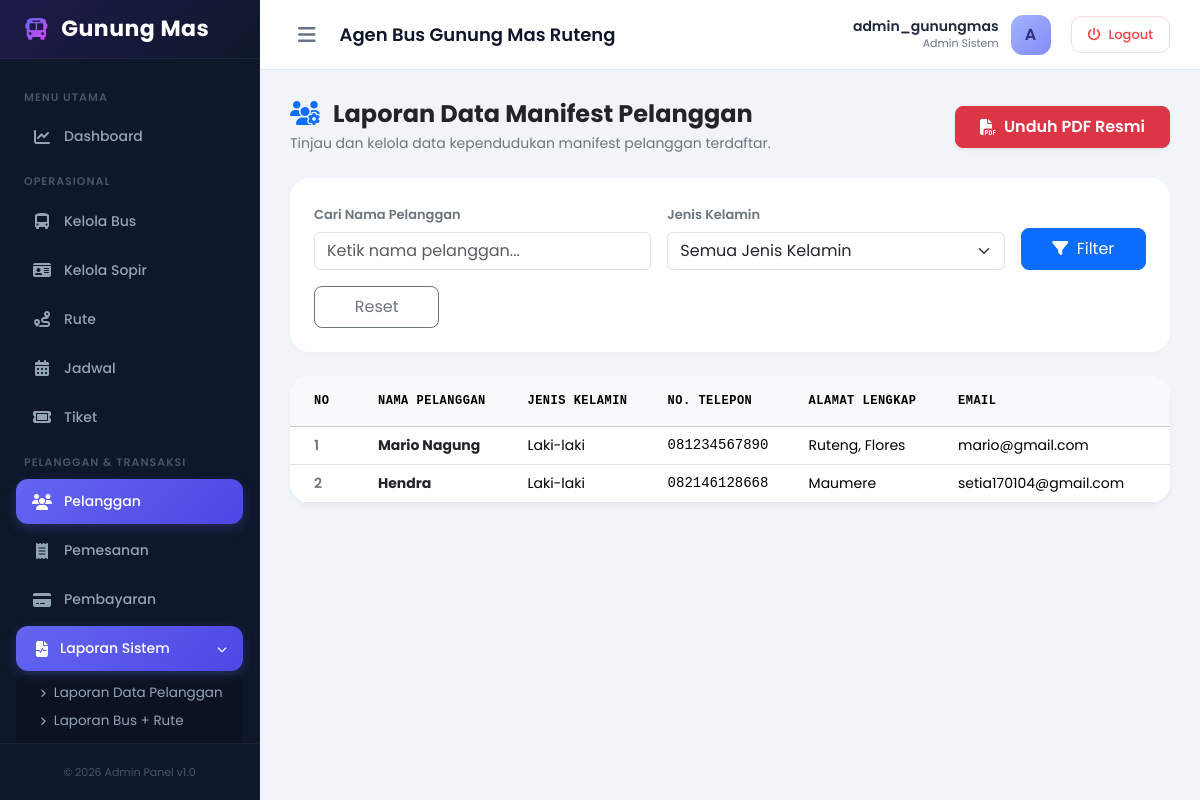
Page /dashboard/laporan/pelanggan/ (signed in) on the committed database.
### core/models.py (models this page shows, shortened)
class Pelanggan(models.Model):
    id_pelanggan = models.AutoField(primary_key=True)
    nama_pelanggan = models.CharField(max_length=100)
    jenis_kelamin = models.CharField(max_length=15)
    alamat = models.TextField()
    nomor_telpon = models.CharField(max_length=15)
    email = models.EmailField(max_length=100, unique=True, null=True, blank=True)
    password = models.CharField(max_length=255, null=True, blank=True)

### core/views.py (the view)
# urls.py: path('dashboard/laporan/pelanggan/', views.laporan_pelanggan, name='laporan_pelanggan'),
def laporan_pelanggan(request):
    if 'admin_id' not in request.session:
        return redirect('login')
    jenis_kelamin = request.GET.get('jenis_kelamin')
    keyword_nama = request.GET.get('keyword_nama')
    data = Pelanggan.objects.all()
    if jenis_kelamin:
        data = data.filter(jenis_kelamin=jenis_kelamin)
    if keyword_nama:
        data = data.filter(nama_pelanggan__icontains=keyword_nama)
    context = {
        'username': request.session.get('admin_username'),
        'data': data,
        'jenis_kelamin': jenis_kelamin,
        'keyword_nama': keyword_nama,
    }
    return render(request, 'core/laporan/pelanggan.html', context)

### core/templates/core/laporan/pelanggan.html (shortened to what this page needs)
{% extends 'core/laporan/laporan_base.html' %}
{% block report_icon %}<i class="fa-solid fa-users-gear text-primary me-2"></i>{% endblock %}
{% block report_title %}Laporan Data Manifest Pelanggan{% endblock %}
{% block report_subtitle %}Tinjau dan kelola data kependudukan manifest pelanggan terdaftar.{% endblock %}
{% block filter_fields %}
<div class="col-md-5">
    <label for="keyword_nama" class="form-label fw-semibold text-secondary" style="font-size: 13px;">Cari Nama Pelanggan</label>
    <input type="text" name="keyword_nama" id="keyword_nama" class="form-control" placeholder="Ketik nama pelanggan..." value="{{ keyword_nama|default:'' }}">
</div>
<div class="col-md-5">
    <label for="jenis_kelamin" class="form-label fw-semibold text-secondary" style="font-size: 13px;">Jenis Kelamin</label>
    <select name="jenis_kelamin" id="jenis_kelamin" class="form-select">
        <option value="">Semua Jenis Kelamin</option>
    </select>
</div>
{% endblock %}
{% block report_table %}
<div class="table-responsive">
    <table class="table table-hover align-middle mb-0" style="min-width: 800px;">
        <thead class="table-light text-secondary font-monospace" style="font-size: 12px; letter-spacing: 0.5px;">
            <tr>
                <th class="py-3 ps-4" style="width: 80px;">NO</th>
                <th class="py-3">NAMA PELANGGAN</th>
                <th class="py-3">JENIS KELAMIN</th>
                <th class="py-3">NO. TELEPON</th>
                <th class="py-3">ALAMAT LENGKAP</th>
                <th class="py-3 pe-4">EMAIL</th>
            </tr>
        </thead>
        <tbody class="text-dark" style="font-size: 14px;">
            {% if data %}
                {% for p in data %}
                    <tr>
                        <td class="ps-4 fw-semibold text-secondary">{{ forloop.counter }}</td>
                        <td class="fw-bold text-dark">{{ p.nama_pelanggan }}</td>
                        <td>{{ p.jenis_kelamin }}</td>
                        <td class="font-monospace">{{ p.nomor_telpon }}</td>
                        <td>{{ p.alamat }}</td>
                        <td>{{ p.email|default:"-" }}</td>
                    </tr>
                {% endfor %}
            {% endif %}
        </tbody>
    </table>
</div>
{% endblock %}

### core/templates/core/base_dashboard.html (style rules this page uses)
:root { --sidebar-width: 260px; --navbar-height: 70px; --primary-color: #4f46e5; --primary-hover: #4338ca; --dark-navy: #0f172a; --slate-gray: #f8fafc; --border-color: #e2e8f0; }
body { font-family: 'Poppins', sans-serif; background-color: #f1f5f9; color: #1e293b; min-height: 100vh; overflow-x: hidden; }

### rows in the picture
Pelanggan: nama_pelanggan "Mario Nagung", jenis_kelamin "Laki-laki", nomor_telpon "081234567890", alamat "Ruteng, Flores", email "mario@gmail.com"
Pelanggan: nama_pelanggan "Hendra", jenis_kelamin "Laki-laki", nomor_telpon "082146128668", alamat "Maumere", email "setia170104@gmail.com"

### other values in the picture
{{ request.session.admin_username }} "admin_gunungmas"
{{ request.session.admin_username|slice:":1"|upper }} "A"
